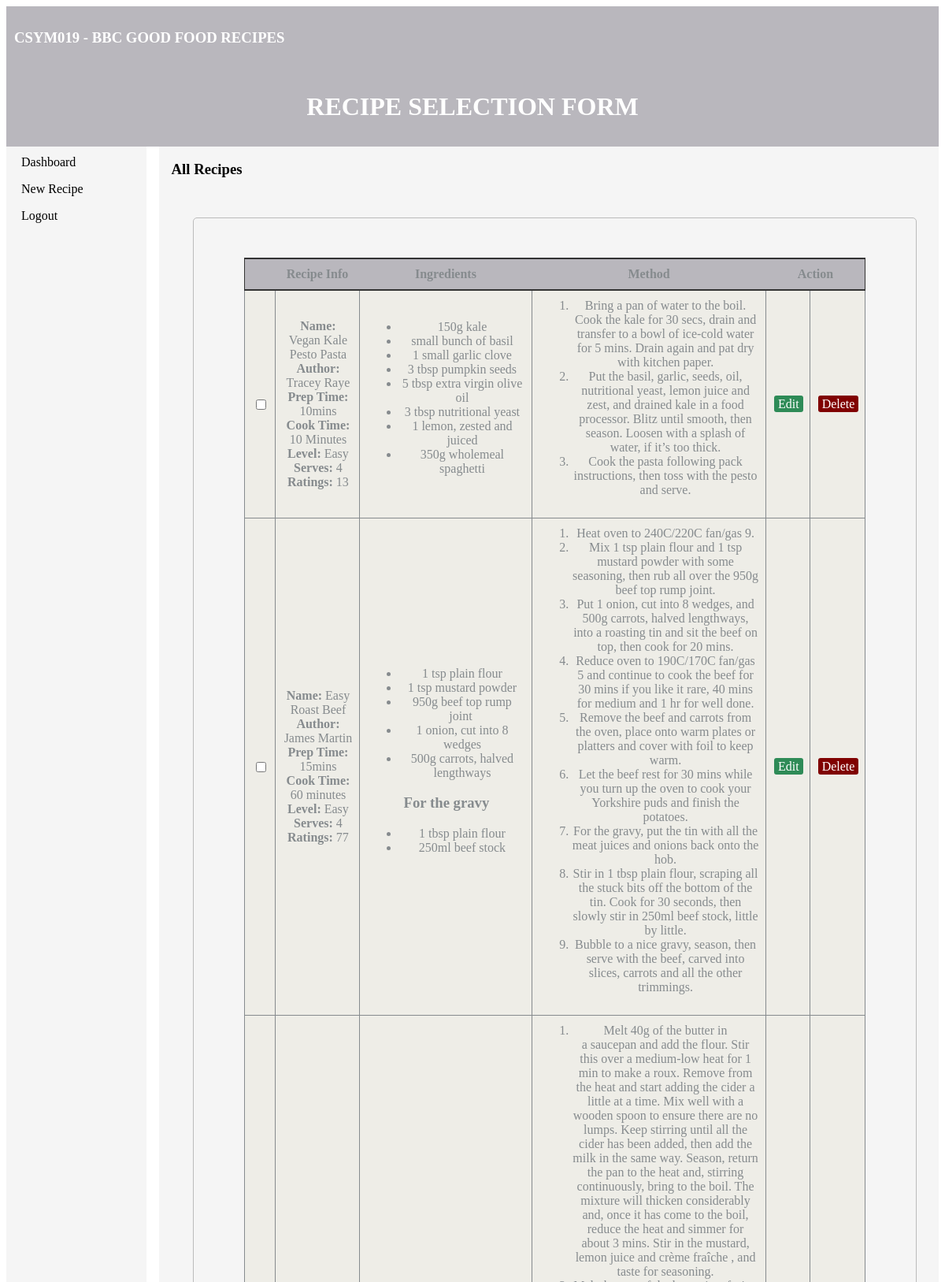
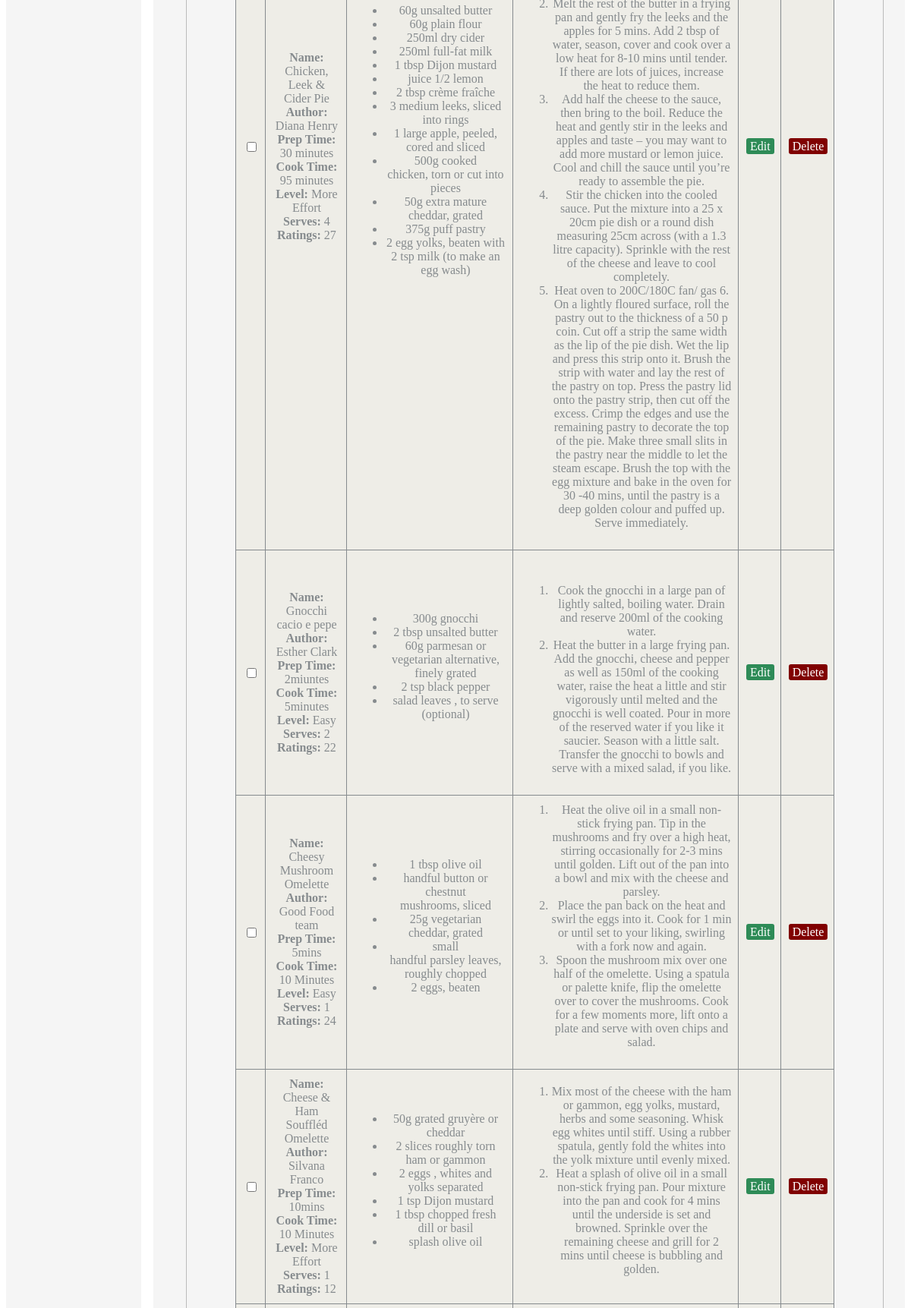
Page /recipeselection.php (signed in, upper part) on the committed database (2 pictures, top to bottom).
### tables this page shows
CREATE TABLE `recipes` (
  `id` int NOT NULL,
  `name` varchar(255) NOT NULL,
  `author` varchar(50) NOT NULL,
  `preparation_time` varchar(255) NOT NULL,
  `cook_time` varchar(255) NOT NULL,
  `level` enum('Easy','More Effort') NOT NULL,
  `serves` varchar(4) NOT NULL,
  `no_of_ratings` varchar(4) NOT NULL,
  `no_of_comments` varchar(4) NOT NULL,
  `about_food` text NOT NULL,
  `nutrition_per_serving` json NOT NULL,
  `ingredient` text NOT NULL,
  `method` text NOT NULL,
  `created_at` datetime DEFAULT CURRENT_TIMESTAMP,
  `updated_at` datetime DEFAULT NULL
);

### recipeselection.php (the view, shortened to what this page needs)
<?php
require_once "server_connection.php";
?>
<!DOCTYPE html>
<html>
    <head>
        <link rel="stylesheet" href="layout.css">
    </head>
    <body>
        <header>
            <h3>CSYM019 - BBC GOOD FOOD RECIPES</h3>
            <h1><br> <center> RECIPE SELECTION FORM </center></h1>
        </header>
        <nav>
            <ul>
            <li><a href="./welcome.php">Dashboard</a></li>
                <li><a href="./newRecipe.php">New Recipe</a></li>
                <li>
                    <a href="logout.php" class="btn btn-danger ml-3">Logout</a>
                </li>
            </ul>
        </nav>
        <main>
            <h3>All Recipes</h3>
            <form method="POST" action = "recipeReport.php">
            <table>
                <thead>
                    <tr>
                        <th></th>
                        <th>Recipe Info</th>
                        <th>Ingredients</th>
                        <th>Method</th>
                        <th colspan="2">Action</th>
                    </tr>
                </thead>
                <?php
                $sql = "SELECT * FROM recipes";
                if($result = $conn->query($sql)){
                    if($result->num_rows > 0){
                        while($row = $result->fetch_array()){ ?>
                            <tr>
                            <td><input type="checkbox" value="<?php echo $row['id']; ?>" name="id[]"></td>
                                <td><?php
                                     echo "<b>Name: </b>".$row['name']."<br/>";
                                     echo "<b>Author: </b>".$row['author']."<br/>";
                                     echo "<b>Prep Time: </b>".$row['preparation_time']."<br/>";
                                     echo "<b>Cook Time: </b>".$row['cook_time']."<br/>";
                                     echo "<b>Level: </b>".$row['level']."<br/>";
                                     echo "<b>Serves: </b>".$row['serves']."<br/>";
                                     echo "<b>Ratings: </b>".$row['no_of_ratings']."<br/>";
                                 ?>
                                 </td>
                                <td><?php echo $row['ingredient']; ?></td>
                               <td><?php echo $row['method']; ?></td>
                                <td>
                                    <a href="updateRecipe.php?id=<?php echo $row['id']; ?>" class="edit_btn" >Edit</a>
                                </td>
                                <td>
                                    <a href="deleteRecipe.php?id=<?php echo $row['id']; ?>" class="del_btn">Delete</a>
                                </td>
                            </tr>
                        <?php } ?>
                    <?php } ?>
                <?php } ?>
            </table>
            <br>
            </form>
        </main>
    </body>
</html>

### layout.css (style rules this page uses)
body { display: grid; grid-template-columns: 15% 85%; grid-template-rows: auto; grid-template-areas: "header header" "nav main" "footer footer"; }
header { background-color: #B9B7BD; color: white; padding: 10px; grid-area: header; }
nav { background-color: whitesmoke; color: black; grid-area: nav; }
nav>ul { list-style-type: none; margin: 0; padding: 0; border-right: 2%; border-color: whitesmoke; border-style: solid; background-color: whitesmoke; }
nav>ul li a { display: block; color: #000; padding: 8px 16px; text-decoration: none; }
main { background-color: whitesmoke; color: black; margin-left: 1em; padding-left: 1em; grid-area: main; }
table { width: 90%; margin: 30px auto; border-collapse: collapse; text-align: left; }
tr { border-bottom: 1px solid #cbcbcb; }
th, td { border: none; height: 30px; padding: 10px; }
form { width: 90%; margin: 50px auto; text-align: left; padding: 20px; border: 1px solid #bbbbbb; border-radius: 5px; }
.edit_btn { text-decoration: none; padding: 2px 5px; background: #2E8B57; color: white; border-radius: 3px; }
.del_btn { text-decoration: none; padding: 2px 5px; color: white; border-radius: 3px; background: #800000; }
table { border-collapse: collapse; }
th { background-color: #B9B7BD; border-top: solid 2px #333333; border-bottom: solid 2px #333333; }
td { padding-right: 0.5em; border: 1pt solid; text-align: center; }
tr { border: solid 1px #333333; text-align: center; margin: 20px; color: #868B8E; background-color: #EEEDE7; }

### rows in the picture
recipes: name "Vegan Kale Pesto Pasta", author "Tracey Raye", preparation_time "10mins", cook_time "10 Minutes", level "Easy", serves "4", no_of_ratings "13", ingredient "150g kale small bunch of basil 1 small garlic clove 3 tbsp pumpkin seeds 5 tbsp extra virgin olive oil 3 tbsp nutritional yeast 1 lemon, zested and juiced 350g wholemeal spaghetti", method "Bring a pan of water to the boil. Cook the kale for 30 secs, drain and transfer to a bowl of ice-cold water for 5 mins. Drain again and pat dry with kitchen paper. Put the basil, garlic, seeds, oil, nutritional yeast, lemon juice and zest, and drained kale in a food processor. Blitz until smooth, then season. Loosen with a splash of water, if it’s too thick. Cook the pasta following pack instructions, then toss with the pesto and serve."
recipes: name "Easy Roast Beef", author "James Martin", preparation_time "15mins", cook_time "60 minutes", level "Easy", serves "4", no_of_ratings "77", ingredient "1 tsp plain flour 1 tsp mustard powder 950g beef top rump joint 1 onion, cut into 8 wedges 500g carrots, halved lengthways For the gravy 1 tbsp plain flour 250ml beef stock", method "Heat oven to 240C/220C fan/gas 9. Mix 1 tsp plain flour and 1 tsp mustard powder with some seasoning, then rub all over the 950g beef top rump joint. Put 1 onion, cut into 8 wedges, and 500g carrots, halved lengthways, into a roasting tin and sit the beef on top, then cook for 20 mins. Reduce oven to 190C/170C fan/gas 5 and continue to cook the beef for 30 mins if you like it rare, 40 mins for medium and 1 hr for well done. Remove the beef and carrots from the oven, place onto warm plates or platters and cover with foil to keep warm. Let the beef rest for 30 mins while you turn up the oven to cook your Yorkshire puds and finish the potatoes. For the gravy, put the tin with all the meat…"
recipes: name "Chicken, Leek & Cider Pie", author "Diana Henry", preparation_time "30 minutes", cook_time "95 minutes", level "More Effort", serves "4", no_of_ratings "27", ingredient "60g unsalted butter 60g plain flour 250ml dry cider 250ml full-fat milk 1 tbsp Dijon mustard juice 1/2 lemon 2 tbsp crème fraîche 3 medium leeks, sliced into rings 1 large apple, peeled, cored and sliced 500g cooked chicken, torn or cut into pieces 50g extra mature cheddar, grated 375g puff pastry 2 egg yolks, beaten with 2 tsp milk (to make an egg wash)", method "Melt 40g of the butter in a saucepan and add the flour. Stir this over a medium-low heat for 1 min to make a roux. Remove from the heat and start adding the cider a little at a time. Mix well with a wooden spoon to ensure there are no lumps. Keep stirring until all the cider has been added, then add the milk in the same way. Season, return the pan to the heat and, stirring continuously, bring to the boil. The mixture will thicken considerably and, once it has come to the boil, reduce the heat and simmer for about 3 mins. Stir in the mustard, lemon juice and crème fraîche , and taste for seasoning. Melt the rest of the butter in a frying pan and gently fry the leeks and the apples for 5…"
recipes: name "Gnocchi cacio e pepe", author "Esther Clark", preparation_time "2miuntes", cook_time "5minutes", level "Easy", serves "2", no_of_ratings "22", ingredient "300g gnocchi 2 tbsp unsalted butter 60g parmesan or vegetarian alternative, finely grated 2 tsp black pepper salad leaves , to serve (optional)", method "Cook the gnocchi in a large pan of lightly salted, boiling water. Drain and reserve 200ml of the cooking water. Heat the butter in a large frying pan. Add the gnocchi, cheese and pepper as well as 150ml of the cooking water, raise the heat a little and stir vigorously until melted and the gnocchi is well coated. Pour in more of the reserved water if you like it saucier. Season with a little salt. Transfer the gnocchi to bowls and serve with a mixed salad, if you like."
recipes: name "Cheesy Mushroom Omelette", author "Good Food team", preparation_time "5mins", cook_time "10 Minutes", level "Easy", serves "1", no_of_ratings "24", ingredient "1 tbsp olive oil handful button or chestnut mushrooms, sliced 25g vegetarian cheddar, grated small handful parsley leaves, roughly chopped 2 eggs, beaten", method "Heat the olive oil in a small non-stick frying pan. Tip in the mushrooms and fry over a high heat, stirring occasionally for 2-3 mins until golden. Lift out of the pan into a bowl and mix with the cheese and parsley. Place the pan back on the heat and swirl the eggs into it. Cook for 1 min or until set to your liking, swirling with a fork now and again. Spoon the mushroom mix over one half of the omelette. Using a spatula or palette knife, flip the omelette over to cover the mushrooms. Cook for a few moments more, lift onto a plate and serve with oven chips and salad."
recipes: name "Cheese & Ham Souffléd Omelette", author "Silvana Franco", preparation_time "10mins", cook_time "10 Minutes", level "More Effort", serves "1", no_of_ratings "12", ingredient "50g grated gruyère or cheddar 2 slices roughly torn ham or gammon 2 eggs , whites and yolks separated 1 tsp Dijon mustard 1 tbsp chopped fresh dill or basil splash olive oil", method "Mix most of the cheese with the ham or gammon, egg yolks, mustard, herbs and some seasoning. Whisk egg whites until stiff. Using a rubber spatula, gently fold the whites into the yolk mixture until evenly mixed. Heat a splash of olive oil in a small non-stick frying pan. Pour mixture into the pan and cook for 4 mins until the underside is set and browned. Sprinkle over the remaining cheese and grill for 2 mins until cheese is bubbling and golden."
